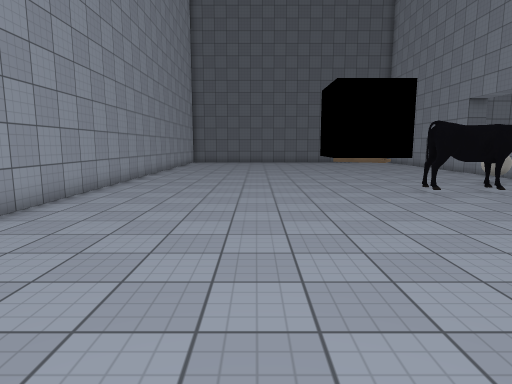
view 1 (above)

19 first-person views from a walk through a 3-D level made in the Unity game engine. The camera is 1.5 m above the floor, tilts 8° down and sees 75° across. The floor is counted in squares, 1 m on a side. Each view is taken from the middle of a square. On the plan, view 1 faces up. The plan holds only what a view shows up to about 15 squares ahead; the rest is blank. The player is left out. Some surface patterns are stand-ins.

view 2
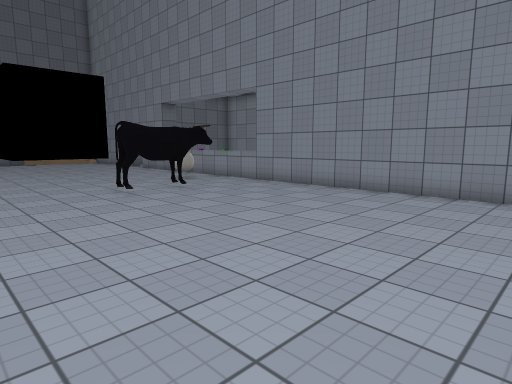

view 3
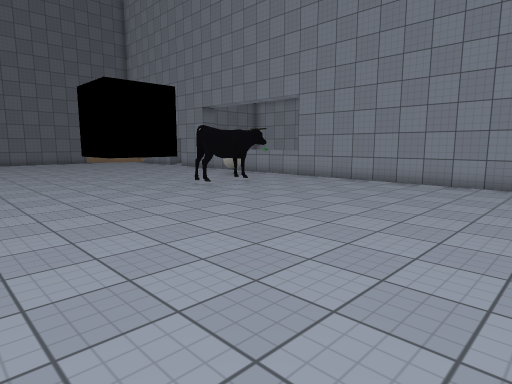

view 4
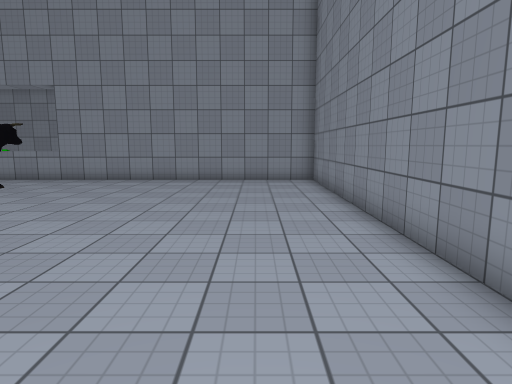

view 5
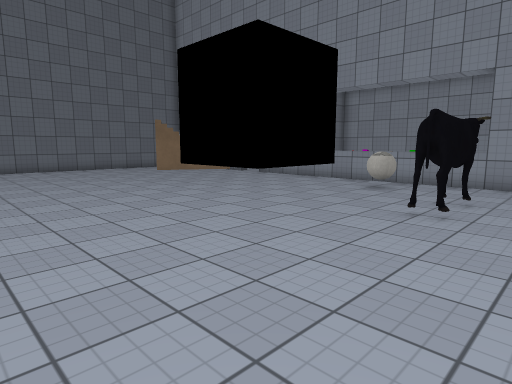

view 6
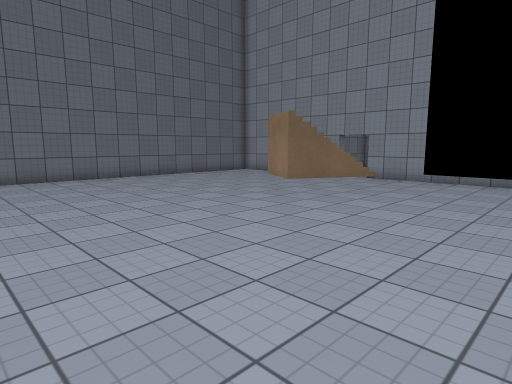

view 7
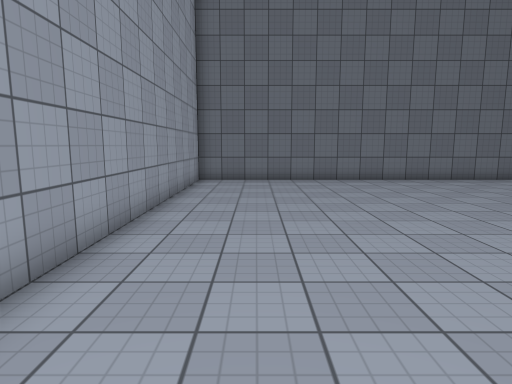

view 8
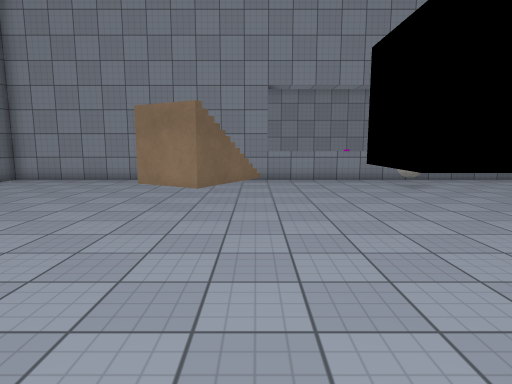

view 9
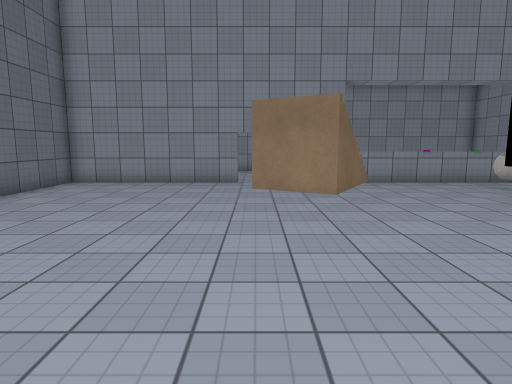

view 10
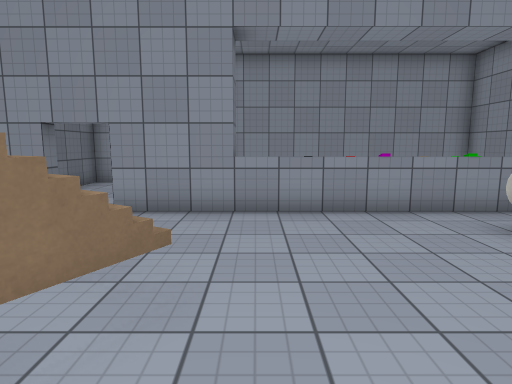

view 11
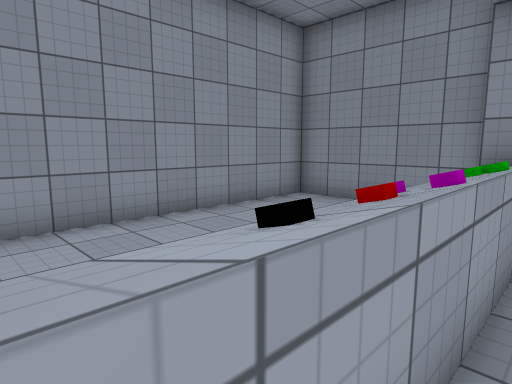

view 12
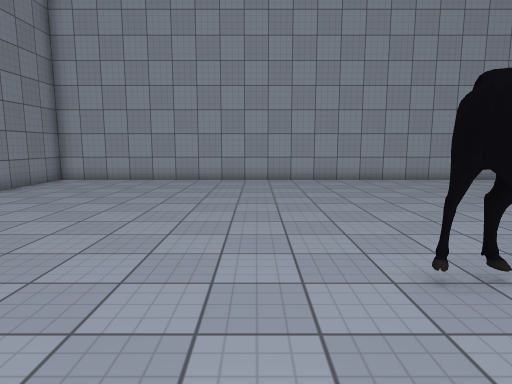

view 13
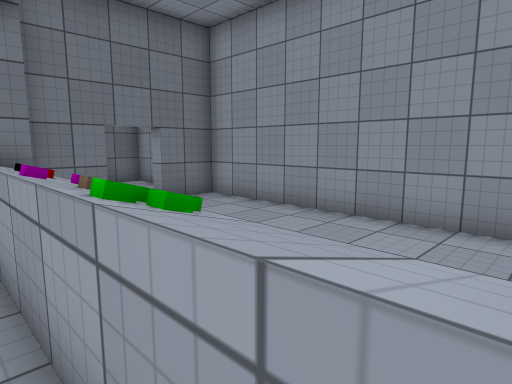

view 14
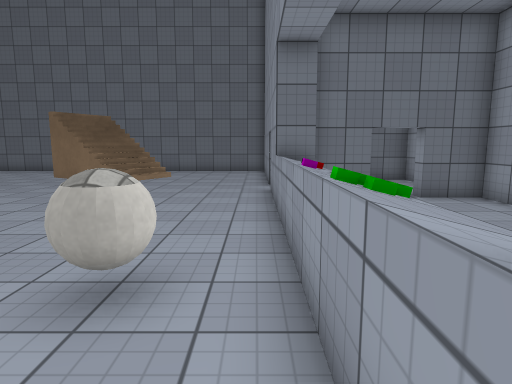

view 15
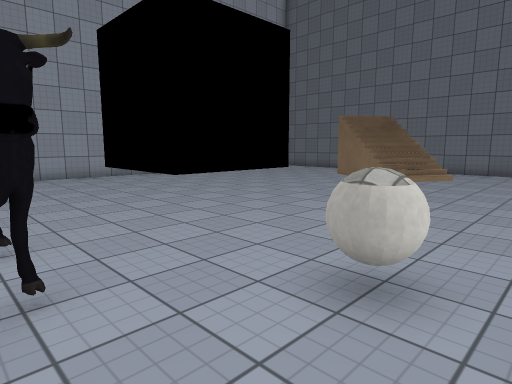

view 16
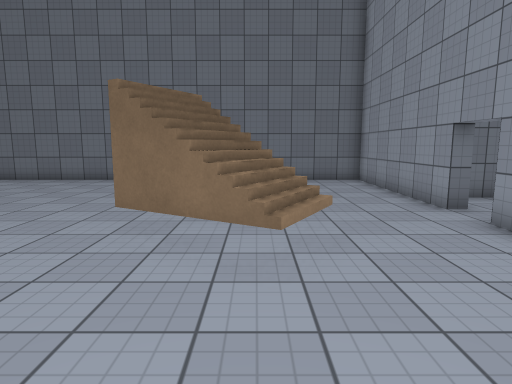

view 17
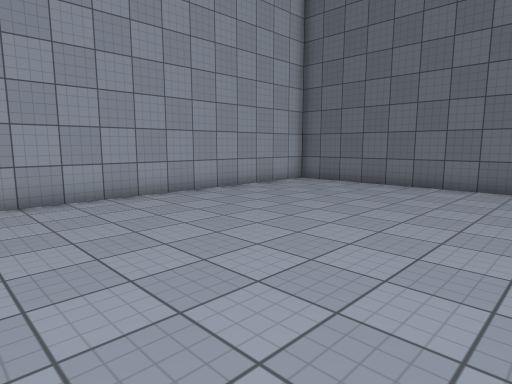

view 18
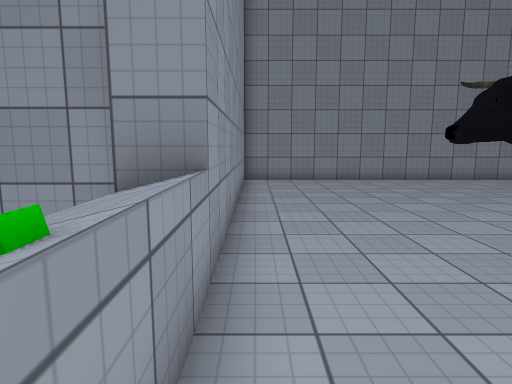

view 19
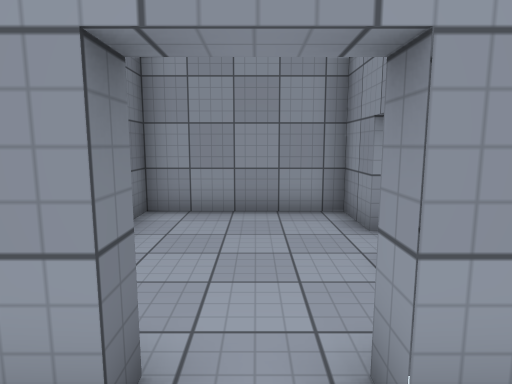

### Floor plan
Key: @ floor where view 1 was taken; # wall or solid block; . floor; ^ raised ledge; B ball; T thing the floor can be seen under or through; O other object.
Columns run from 6 left of view 1 to 18 right of it. Each row starts with its distance up from view 1.
 30 ###################
 29 #.................#
 28 #.................#
 27 #.................#
 26 #.................#
 25 #.................#######
 24 #.................#.....#
 23 #.................#.....#
 22 #...........T...........#
 21 #..........TTT^...#.....#
 20 #..........TT^^...###.###
 19 #............^....#   ..#
 18 #.................^   ..#
 17 #.................O   ..#
 16 #........#  T.....O   ..#
 15 #........#  T.....O   ..#
 14 #........#  T..B..^   ..#
 13 #........ #TT..BB.O   ..#
 12 #.................^   ..#
 11 #...........OO....^   ..#
 10 #..........OOOOO..#   ..#
  9 #.................#######
  8 #.................#
  7 #.................#
  6 #.................#
  5 #.................#
  4 #.................#
  3 #.................#
  2 #.................#
  1 #.................#
  0 #.....@...........#
 -1 ###################

Where each view was taken, in squares from view 1:
view 1: 0 up, 0 right, facing up
view 2: 0 up, 1 right, facing up-right
view 3: 0 up, 2 left, facing up-right
view 4: 2 up, 3 left, facing right
view 5: 8 up, 2 left, facing up-right
view 6: 14 up, 3 left, facing up-right
view 7: 15 up, 3 left, facing up
view 8: 19 up, 3 left, facing right
view 9: 22 up, 2 left, facing right
view 10: 18 up, 4 right, facing right
view 11: 18 up, 11 right, facing down-right
view 12: 8 up, 9 right, facing left
view 13: 11 up, 11 right, facing up-right
view 14: 10 up, 11 right, facing up
view 15: 10 up, 11 right, facing up-left
view 16: 15 up, 7 right, facing up
view 17: 17 up, 4 right, facing up-left
view 18: 14 up, 11 right, facing down
view 19: 22 up, 10 right, facing right
